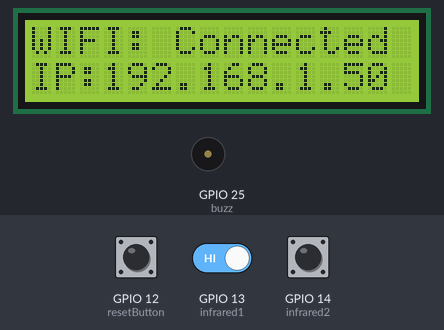
Simulated run of this program. Board: ESP32. Shown: 16×2 character LCD, buzzer (waves = sounding, pin HIGH). The inputs (shaded band) are chosen by the test bench; at power-on: GPIO 13 (infrared1) HIGH, GPIO 12 (resetButton) HIGH, GPIO 14 (infrared2) HIGH. WiFi joins after 1.5 s; servers stay silent unless stated; uploads are accepted with an empty reply; storage starts empty; what the program prints to the serial monitor is not drawn.

Above: at 3.2 s.
3.3 s: GPIO 13 (infrared1) driven LOW
At 4.2 s:
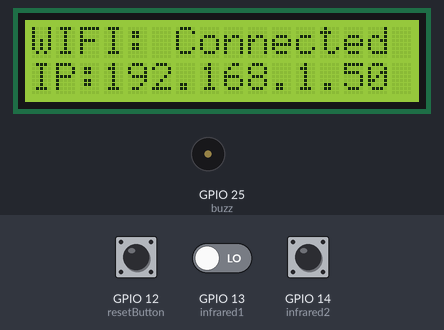
4.9 s: GPIO 12 (resetButton) pulled LOW for 0.15 s
At 5.15 s:
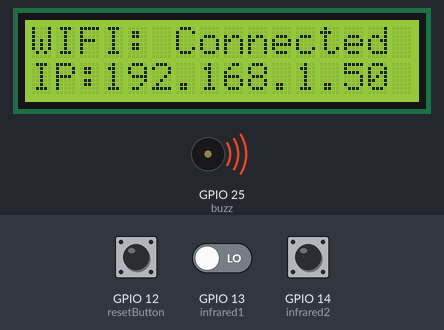
Timing chart, 0 to 7.9 s (numbered marks = the images above; inputs shaded):
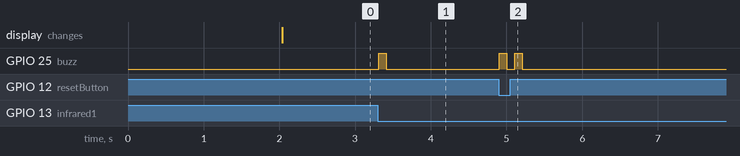

Measured:
- after the input at 3.3 s, GPIO 25 (buzz): LOW → HIGH at once, → LOW 0.10 s later
- after the input at 4.9 s, GPIO 25 (buzz): alternates HIGH for 0.10 s and LOW for 0.10 s, 4 changes in all, then stays LOW, starting at once

The program:

main.cpp
```cpp
#include <Arduino.h>
#include <WiFi.h>
#include <HTTPClient.h>
#include <ArduinoJson.h>
#include <LiquidCrystal_I2C.h>
#include <freertos/FreeRTOS.h>
#include <freertos/task.h>
#include <WiFiManager.h>
#include <ESPAsyncWebServer.h>
#include <SPIFFS.h>

// internet port
AsyncWebServer server(80);

// default hostserver
String serverHost = "192.168.0.100";

// variable declaration
const int infrared1 = 13;
const int infrared2 = 14;
const int resetButton = 12;
const int buzz = 25;
boolean Object1 = false;
boolean Object2 = false;
int hitung = 0;

// I2C LCD configuration
LiquidCrystal_I2C lcd(0x27, 16, 2);

// declaration task
TaskHandle_t task1, task2, task3, task4, task5, taskResetButton;

void readInfrared1(void *parameter);
void readInfrared2(void *parameter);
void checkWiFiConnection(void *parameter);
void displayWiFiInfo(void *parameter);
void sendDataToServer(void *parameter);
void resetButtonTask(void *parameter);

void buzzer();

void setup()
{
  Serial.begin(115200);
  lcd.init();
  lcd.backlight();

  lcd.clear();
  lcd.print("Initializing...");

  // Create an instance of WiFiManager
  WiFiManager wifiManager;

  // Try to connect to the stored WiFi network
  if (!wifiManager.autoConnect("Cuman Pemula IoT"))
  {
    Serial.println("Failed to connect, we should reset and see if it connects");
    lcd.clear();
    lcd.print("Please Connet");
    lcd.setCursor(0, 1);
    lcd.print("to WIFI");
    delay(3000);
    ESP.restart();
    delay(5000);
  }

  // Connected to Wi-Fi
  Serial.println("Connected to Wi-Fi!");
  buzzer();
  buzzer();

  // Initilize SPIFFS
  if (!SPIFFS.begin(true))
  {
    Serial.println("An error occurred while mounting SPIFFS");
    return;
  }

  // Setup the web server
  server.on("/", HTTP_GET, [](AsyncWebServerRequest *request)
            {
    // read HTML response
    File file = SPIFFS.open("/index.html", "r");
    if (file) {
      request->send(200, "text/html", file.readString());
      file.close();
    } else {
      request->send(404, "text/plain", "File not found");
    } });

  server.serveStatic("/", SPIFFS, "/");

  server.on("/save", HTTP_POST, [](AsyncWebServerRequest *request)
            {
    // for saved configuration
    if (request->hasParam("host", true)) {
      serverHost = request->getParam("host", true)->value();
      request->send(200, "text/plain", "Saved");
      delay(3000);
    } else {
      request->send(400, "text/plain", "Bad Request");
    } });

  server.serveStatic("/", SPIFFS, "/");

  server.begin();

  pinMode(infrared1, INPUT);
  pinMode(infrared2, INPUT);
  pinMode(buzz, OUTPUT);
  pinMode(resetButton, INPUT_PULLUP);

  xTaskCreatePinnedToCore(readInfrared1, "ReadInfrared1", 10000, NULL, 1, &task1, 1);
  xTaskCreatePinnedToCore(readInfrared2, "ReadInfrared2", 10000, NULL, 1, &task2, 1);
  xTaskCreatePinnedToCore(checkWiFiConnection, "CheckWiFiConnection", 10000, NULL, 1, &task3, 1);
  xTaskCreatePinnedToCore(displayWiFiInfo, "DisplayWiFiInfo", 5000, NULL, 1, &task4, 1);
  xTaskCreatePinnedToCore(sendDataToServer, "SendDataToServer", 20000, NULL, 1, &task5, 1);
  xTaskCreatePinnedToCore(resetButtonTask, "ResetButtonTask", 10000, NULL, 1, &taskResetButton, 1);
}

void loop()
{

  vTaskDelay(1000 / portTICK_PERIOD_MS);
}

// task button reset
void resetButtonTask(void *parameter)
{
  while (1)
  {
    if (digitalRead(resetButton) == LOW && hitung > 0)
    {
      hitung = 0;
      ESP_LOGI("RESET", "Reset Button Pressed!");
      buzzer();
      buzzer();
    }

    vTaskDelay(10 / portTICK_PERIOD_MS);
  }
}

// data ascending
void readInfrared1(void *parameter)
{
  while (1 && WiFi.status() == WL_CONNECTED)
  {
    int readSensor1 = digitalRead(infrared1);

    if (readSensor1 == 0 && Object1 == false)
    {
      hitung++;
      Object1 = true;
      Serial.print("hitung = ");
      Serial.println(hitung);
      buzzer();
    }
    else if (readSensor1 == 1 && Object1 == true)
    {
      Object1 = false;
    }

    delay(10);
  }
}

// data descending
void readInfrared2(void *parameter)
{
  while (1 && WiFi.status() == WL_CONNECTED)
  {
    int readSensor2 = digitalRead(infrared2);

    if (readSensor2 == 0 && Object2 == false)
    {
      if (hitung > 0)
      {
        hitung--;
        Object2 = true;
        Serial.print("hitung = ");
        Serial.println(hitung);
        buzzer();
      }
    }
    else if (readSensor2 == 1 && Object2 == true)
    {
      Object2 = false;
    }

    delay(10);
  }
}

// task chacking connection
void checkWiFiConnection(void *parameter)
{
  while (1)
  {
    if (WiFi.status() != WL_CONNECTED)
    {
      lcd.println("WiFi connection lost!");
    }

    vTaskDelay(5000 / portTICK_PERIOD_MS);
  }
}

// task display
void displayWiFiInfo(void *parameter)
{
  while (1)
  {
    lcd.clear();
    if (String(serverHost) == "192.168.0.100")
    {
      lcd.print("WIFI: Connected");
    }
    else
    {
      lcd.print("Hs:" + String(serverHost));
    }
    lcd.setCursor(0, 1);
    lcd.print("IP:" + WiFi.localIP().toString());

    vTaskDelay(10000 / portTICK_PERIOD_MS);
  }
}

// task sending to server
void sendDataToServer(void *parameter)
{
  while (1)
  {
    HTTPClient http;

    if (WiFi.status() == WL_CONNECTED)
    {
      http.begin("http://" + String(serverHost) + "/ManagementStockBarang/proses.php?hitung=" + String(hitung));
      int httpCode = http.GET();

      if (httpCode > 0)
      {
        char json[100];
        String payload = http.getString();
        payload.toCharArray(json, 100);

        DynamicJsonDocument doc(JSON_OBJECT_SIZE(2));
        deserializeJson(doc, json);

        // Process the received data if needed
      }
      http.end();
    }

    vTaskDelay(100 / portTICK_PERIOD_MS);
  }
}

// bip function
void buzzer()
{
  digitalWrite(buzz, HIGH);
  delay(100);
  digitalWrite(buzz, LOW);
  delay(100);
}
```
